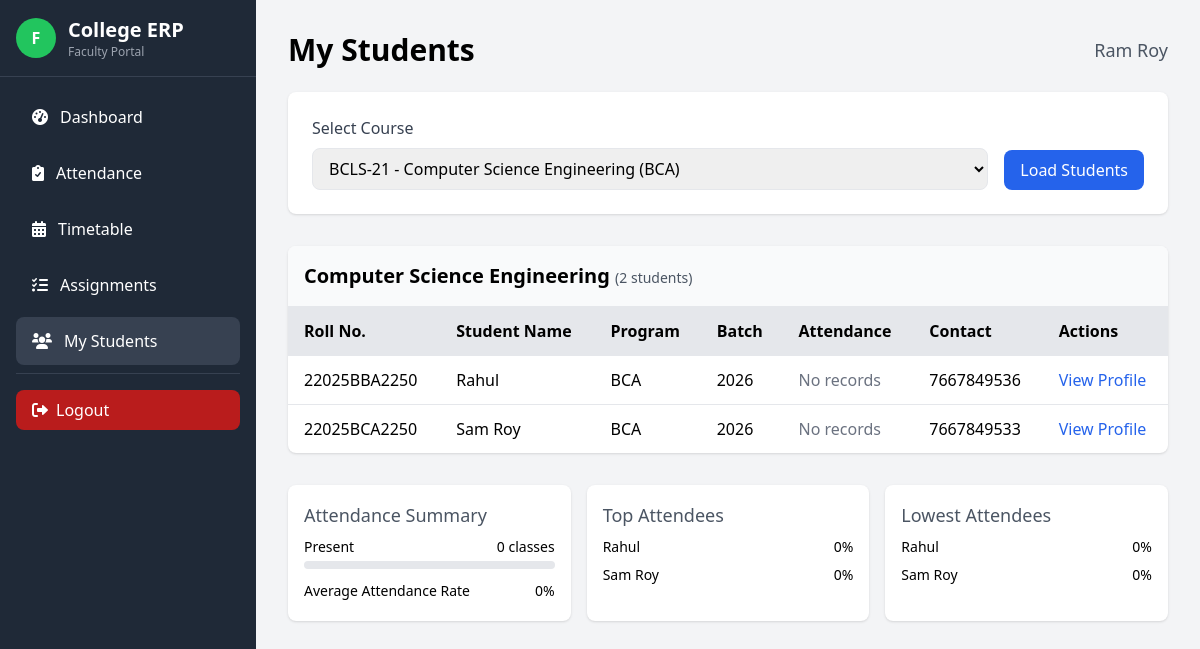
The page /faculty/students.php?course_id=1 (signed in) on the database its author committed.
### tables this page shows
CREATE TABLE IF NOT EXISTS `faculty` (
  `faculty_id` int NOT NULL AUTO_INCREMENT,
  `user_id` int DEFAULT NULL,
  `full_name` varchar(100) NOT NULL,
  `department` varchar(50) NOT NULL,
  `contact` varchar(20) DEFAULT NULL,
  PRIMARY KEY (`faculty_id`),
  UNIQUE KEY `user_id` (`user_id`)
);

CREATE TABLE IF NOT EXISTS `subjects` (
  `subject_id` int NOT NULL AUTO_INCREMENT,
  `subject_code` varchar(20) NOT NULL,
  `subject_name` varchar(100) NOT NULL,
  `program_id` int DEFAULT NULL,
  `semester` int NOT NULL,
  `credits` int NOT NULL,
  PRIMARY KEY (`subject_id`),
  UNIQUE KEY `subject_code` (`subject_code`)
);

CREATE TABLE IF NOT EXISTS `students` (
  `student_id` int NOT NULL AUTO_INCREMENT,
  `user_id` int DEFAULT NULL,
  `full_name` varchar(100) NOT NULL,
  `roll_number` varchar(20) NOT NULL,
  `program` varchar(50) NOT NULL,
  `batch` year NOT NULL,
  `contact` varchar(20) DEFAULT NULL,
  PRIMARY KEY (`student_id`),
  UNIQUE KEY `roll_number` (`roll_number`),
  UNIQUE KEY `user_id` (`user_id`)
);

CREATE TABLE IF NOT EXISTS `programs` (
  `program_id` int NOT NULL AUTO_INCREMENT,
  `program_name` varchar(100) NOT NULL,
  `duration_years` int NOT NULL,
  `description` text,
  `department_id` int DEFAULT NULL,
  `total_core_courses` int NOT NULL DEFAULT '0',
  `total_elective_courses` int NOT NULL DEFAULT '0',
  `elective_options` int NOT NULL DEFAULT '0',
  PRIMARY KEY (`program_id`)
);

### faculty/students.php (the view, shortened to what this page needs)
<?php
require_once '../config/db.php';
$stmt = $pdo->prepare("SELECT faculty_id, full_name FROM faculty WHERE user_id = ?");
$stmt->execute([$_SESSION['user_id']]);
$faculty = $stmt->fetch();
$courses = $pdo->prepare("
    SELECT s.subject_id, s.subject_code, s.subject_name, p.program_name
    FROM subjects s
    JOIN faculty_subjects fs ON s.subject_id = fs.subject_id
    JOIN programs p ON s.program_id = p.program_id
    WHERE fs.faculty_id = ?
    ORDER BY s.subject_name
");
$courses->execute([$faculty['faculty_id']]);
$courses = $courses->fetchAll();
$selected_course_id = isset($_GET['course_id']) ? (int)$_GET['course_id'] : 0;
$students = [];
if ($selected_course_id > 0) {
    $stmt = $pdo->prepare("SELECT COUNT(*) FROM faculty_subjects WHERE faculty_id = ? AND subject_id = ?");
    $stmt->execute([$faculty['faculty_id'], $selected_course_id]);
    if ($stmt->fetchColumn() > 0) {
        $stmt = $pdo->prepare("
            SELECT s.student_id, s.roll_number, s.full_name, s.contact,
                   p.program_name, s.batch,
                   (SELECT COUNT(*) FROM attendance
                    WHERE student_id = s.student_id AND course_id = ? AND status = 'Present') AS present_count,
                   (SELECT COUNT(*) FROM attendance
                    WHERE student_id = s.student_id AND course_id = ?) AS total_classes
            FROM students s
            JOIN student_subjects ss ON s.student_id = ss.student_id
            JOIN programs p ON s.program = p.program_id
            WHERE ss.subject_id = ?
            ORDER BY s.roll_number
        ");
        $stmt->execute([$selected_course_id, $selected_course_id, $selected_course_id]);
        $students = $stmt->fetchAll();
    }
}
?>
<!DOCTYPE html>
<html lang="en">
<head>
    <script src="https://cdn.tailwindcss.com"></script>
    <link rel="stylesheet" href="https://cdnjs.cloudflare.com/ajax/libs/font-awesome/6.0.0/css/all.min.css">
</head>
<body class="bg-gray-100">
    <?php include '../includes/faculty_sidebar.php'; ?>
    <div class="ml-64 p-8">
        <div class="flex justify-between items-center mb-6">
            <h1 class="text-3xl font-bold">My Students</h1>
            <div class="text-lg text-gray-600">
                <?= htmlspecialchars($faculty['full_name']) ?>
            </div>
        </div>
        <div class="bg-white p-6 rounded-lg shadow mb-8">
            <form method="get">
                <div class="flex items-end space-x-4">
                    <div class="flex-1">
                        <label class="block text-gray-700 mb-2">Select Course</label>
                        <select name="course_id" onchange="this.form.submit()"
                                class="w-full px-3 py-2 border rounded-lg focus:outline-none focus:ring-2 focus:ring-blue-500">
                            <?php foreach ($courses as $course): ?>
                            <option value="<?= $course['subject_id'] ?>"
                                <?= $selected_course_id == $course['subject_id'] ? 'selected' : '' ?>>
                                <?= htmlspecialchars($course['subject_code']) ?> -
                            </option>
                            <?php endforeach; ?>
                        </select>
                    </div>
                    <button type="submit"
                            class="bg-blue-600 text-white py-2 px-4 rounded-lg hover:bg-blue-700 transition">
                        Load Students
                    </button>
                </div>
            </form>
        </div>
        <?php if ($selected_course_id > 0): ?>
        <div class="bg-white rounded-lg shadow overflow-hidden">
            <div class="p-4 border-b bg-gray-50">
                <h2 class="text-xl font-semibold">
                    <?= htmlspecialchars($courses[array_search($selected_course_id, array_column($courses, 'subject_id'))]['subject_name']) ?>
                    <span class="text-sm font-normal text-gray-600">
                        (<?= count($students) ?> students)
                    </span>
                </h2>
            </div>
            <?php if (empty($students)): ?>
                <div class="p-8 text-center text-gray-500">
                    <i class="fas fa-user-graduate fa-2x mb-2"></i>
                    <p>No students enrolled in this course.</p>
                </div>
            <?php else: ?>
                <table class="min-w-full">
                    <thead class="bg-gray-200">
                        <tr>
                            <th class="py-3 px-4 text-left">Roll No.</th>
                            <th class="py-3 px-4 text-left">Student Name</th>
                            <th class="py-3 px-4 text-left">Program</th>
                            <th class="py-3 px-4 text-left">Batch</th>
                            <th class="py-3 px-4 text-left">Attendance</th>
                            <th class="py-3 px-4 text-left">Contact</th>
                            <th class="py-3 px-4 text-left">Actions</th>
                        </tr>
                    </thead>
                    <tbody>
                        <?php foreach ($students as $student): ?>
                        <tr class="border-t hover:bg-gray-50">
                            <td class="py-3 px-4">
                                <?= htmlspecialchars($student['roll_number']) ?>
                            </td>
                            <td class="py-3 px-4">
                                <div class="font-medium"><?= htmlspecialchars($student['full_name']) ?></div>
                            </td>
                            <td class="py-3 px-4">
                                <?= htmlspecialchars($student['program_name']) ?>
                            </td>
                            <td class="py-3 px-4">
                                <?= htmlspecialchars($student['batch']) ?>
                            </td>
                            <td class="py-3 px-4">
                                <?php if ($student['total_classes'] > 0): ?>
                                    <div class="flex items-center">
                                        <div class="w-16 bg-gray-200 rounded-full h-2.5 mr-2">
                                            <div class="bg-green-600 h-2.5 rounded-full"
                                                 style="width: <?= round(($student['present_count'] / $student['total_classes']) * 100) ?>%"></div>
                                        </div>
                                        <span class="text-sm">
                                            <?= $student['present_count'] ?>/<?= $student['total_classes'] ?>
                                        </span>
                                    </div>
                                <?php else: ?>
                                    <span class="text-gray-500">No records</span>
                                <?php endif; ?>
                            </td>
                            <td class="py-3 px-4">
                                <?= htmlspecialchars($student['contact']) ?>
                            </td>
                            <td class="py-3 px-4">
                                <a href="student_profile.php?student_id=<?= $student['student_id'] ?>&course_id=<?= $selected_course_id ?>"
                                   class="text-blue-600 hover:text-blue-800">
                                    View Profile
                                </a>
                            </td>
                        </tr>
                        <?php endforeach; ?>
                    </tbody>
                </table>
            <?php endif; ?>
        </div>
        <?php if (!empty($students)): ?>
        <div class="mt-8 grid grid-cols-1 md:grid-cols-3 gap-4">
            <div class="bg-white p-4 rounded-lg shadow">
                <div class="text-lg font-medium text-gray-600 mb-2">Attendance Summary</div>
                <div class="space-y-3">
                    <div>
                        <div class="flex justify-between text-sm mb-1">
                            <span>Present</span>
                            <span>
                                <?= array_sum(array_column($students, 'present_count')) ?> classes
                            </span>
                        </div>
                        <div class="w-full bg-gray-200 rounded-full h-2">
                        </div>
                    </div>
                    <div>
                        <div class="flex justify-between text-sm mb-1">
                            <span>Average Attendance Rate</span>
                            <span>
                                <?=
                                    array_sum(array_column($students, 'total_classes')) > 0 ?
                                    round(array_sum(array_column($students, 'present_count')) / array_sum(array_column($students, 'total_classes')) * 100) : 0
                                ?>%
                            </span>
                        </div>
                    </div>
                </div>
            </div>
            <div class="bg-white p-4 rounded-lg shadow">
                <div class="text-lg font-medium text-gray-600 mb-2">Top Attendees</div>
                <div class="space-y-2">
                    <?php
                    usort($students, function($a, $b) {
                        $rateA = $a['total_classes'] > 0 ? ($a['present_count'] / $a['total_classes']) : 0;
                        $rateB = $b['total_classes'] > 0 ? ($b['present_count'] / $b['total_classes']) : 0;
                        return $rateB <=> $rateA;
                    });
                    $topStudents = array_slice($students, 0, 3);
                    foreach ($topStudents as $student):
                        $attendanceRate = $student['total_classes'] > 0 ?
                            round(($student['present_count'] / $student['total_classes']) * 100) : 0;
                    ?>
                    <div class="flex justify-between items-center">
                        <div class="text-sm truncate"><?= htmlspecialchars($student['full_name']) ?></div>
                        <div class="text-sm font-medium"><?= $attendanceRate ?>%</div>
                    </div>
                    <?php endforeach; ?>
                </div>
            </div>
            <div class="bg-white p-4 rounded-lg shadow">
                <div class="text-lg font-medium text-gray-600 mb-2">Lowest Attendees</div>
                <div class="space-y-2">
                    <?php
                    usort($students, function($a, $b) {
                        $rateA = $a['total_classes'] > 0 ? ($a['present_count'] / $a['total_classes']) : 0;
                        $rateB = $b['total_classes'] > 0 ? ($b['present_count'] / $b['total_classes']) : 0;
                        return $rateA <=> $rateB;
                    });
                    $lowStudents = array_slice($students, 0, 3);
                    foreach ($lowStudents as $student):
                        $attendanceRate = $student['total_classes'] > 0 ?
                            round(($student['present_count'] / $student['total_classes']) * 100) : 0;
                    ?>
                    <div class="flex justify-between items-center">
                        <div class="text-sm truncate"><?= htmlspecialchars($student['full_name']) ?></div>
                        <div class="text-sm font-medium"><?= $attendanceRate ?>%</div>
                    </div>
                    <?php endforeach; ?>
                </div>
            </div>
        </div>
        <?php endif; ?>
        <?php endif; ?>
    </div>
</body>
</html>

### rows shown on the page
faculty: full_name "Ram Roy"
subjects: subject_name "Computer Science Engineering"
students: roll_number "22025BBA2250", full_name "Rahul", programs.program_name "BCA", batch "2026", contact "7667849536", attendanceRate "0"
students: roll_number "22025BCA2250", full_name "Sam Roy", programs.program_name "BCA", batch "2026", contact "7667849533", attendanceRate "0"

### other values the page prints
count($students) "2"
array_sum(array_column($students, 'present_count')) "0"
form field course_id "BCLS-21 - Computer Science Engineering (BCA)"
